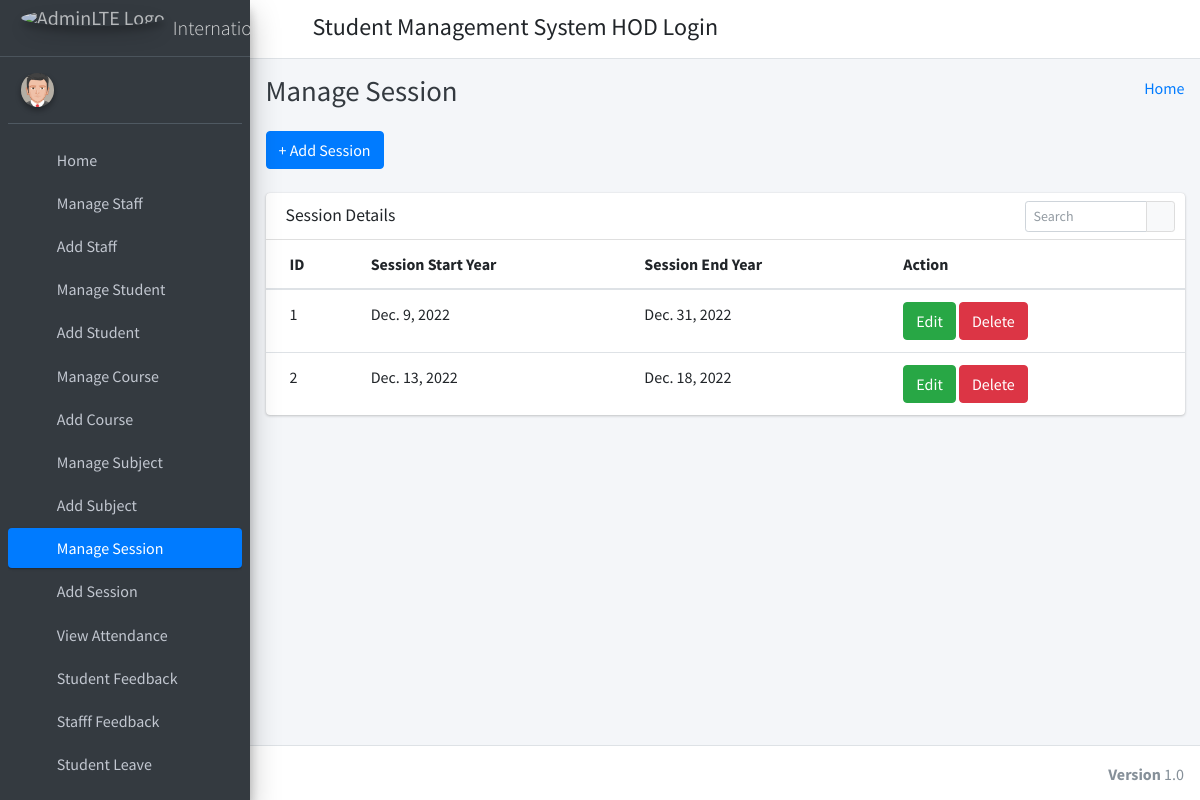
Screenshot of /manage_session/ (signed in) with the database file from the repository.
### app/models.py (models this page shows)
class SessionYearModel(models.Model):
    id = models.AutoField(primary_key=True)
    session_start_year = models.DateField()
    session_end_year = models.DateField()
    objects = models.Manager()

### app/HodViews.py (the view)
# urls.py: path('manage_session/', HodViews.manage_session, name="manage_session"),
def manage_session(request):
    session_years = SessionYearModel.objects.all()
    context = {
        "session_years": session_years
    }
    return render(request, "hod_template/manage_session_template.html", context)

### app/LoginCheckMiddleWare.py (called while the page is built, shortened)
    def process_view(self, request, view_func, view_args, view_kwargs):
        modulename = view_func.__module__
        user = request.user
        if user.is_authenticated:
            if user.user_type == "1":
                if modulename == "app.HodViews":
                    pass
                elif modulename == "app.views" or modulename == "django.views.static":
                    pass
                else:
                    return redirect("admin_home")
            else:
                return redirect("login")
        else:
            if request.path == reverse("login") or request.path == reverse("doLogin"):
                pass
            else:
                return redirect("login")

### app/templates/hod_template/manage_session_template.html (shortened to what this page needs)
{% extends 'hod_template/base_template.html' %}
{% block page_title %}
    Manage Session
{% endblock page_title %}
{% block main_content %}
{% load static %}
<section class="content">
        <div class="container-fluid">
            <a class="btn btn-primary" href="{% url 'add_session' %}" role="button">+ Add Session</a> <br/>&nbsp;
            <div class="row">
                <div class="col-md-12">
                    <div class="card">
                        <div class="card-header">
                            <h3 class="card-title">Session Details</h3>
                            <div class="card-tools">
                            <div class="input-group input-group-sm" style="width: 150px;">
                                <input type="text" name="table_search" class="form-control float-right" placeholder="Search">
                                <div class="input-group-append">
                                <button type="submit" class="btn btn-default"><i class="fas fa-search"></i></button>
                                </div>
                            </div>
                            </div>
                        </div>
                        <div class="card-body table-responsive p-0">
                            <table class="table table-hover text-nowrap">
                            <thead>
                                <tr>
                                <th>ID</th>
                                <th>Session Start Year</th>
                                <th>Session End Year</th>
                                <th>Action</th>
                                </tr>
                            </thead>
                            <tbody>
                                {% for session_year in session_years %}
                                <tr>
                                <td>{{ session_year.id }}</td>
                                <td>{{ session_year.session_start_year }}</td>
                                <td>{{ session_year.session_end_year }}</td>
                                <td>
                                    <a href="{% url 'edit_session' session_year.id %}" class="btn btn-success">Edit</a>
                                    <a href="{% url 'delete_session' session_year.id %}" class="btn btn-danger">Delete</a>
                                </td>
                                </tr>
                                {% endfor %}
                            </tbody>
                            </table>
                        </div>
                        </div>
                </div>
            </div>
        </div>
      </section>
  {% endblock main_content %}

### rows the page displays
SessionYearModel: id "1", session_start_year "Dec. 9, 2022", session_end_year "Dec. 31, 2022"
SessionYearModel: id "2", session_start_year "Dec. 13, 2022", session_end_year "Dec. 18, 2022"
